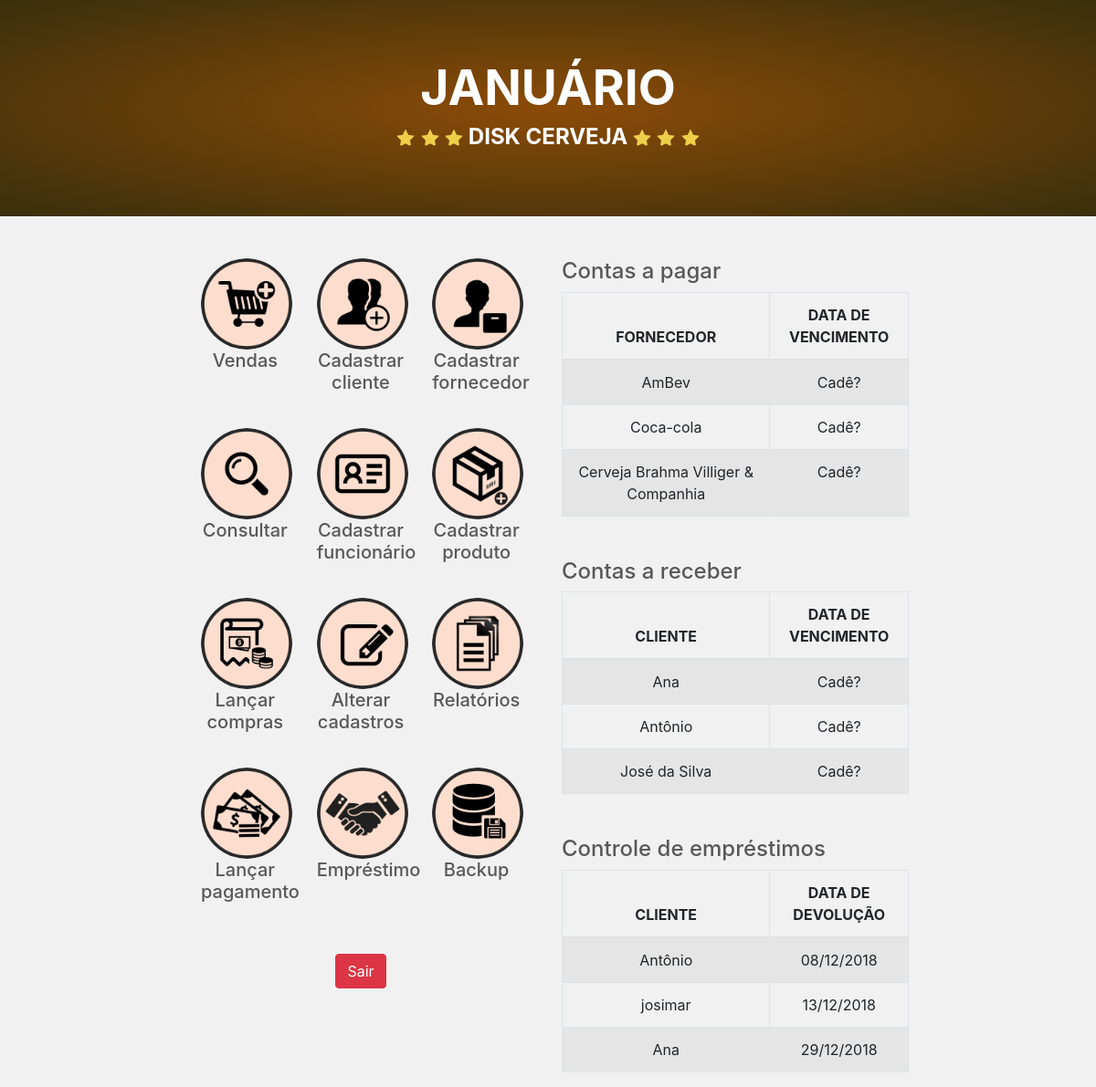
Page /warehouse/paginas/principal.php (signed in) on the committed database.
### tables this page shows
CREATE TABLE `fornecedor` (
  `cnpj` varchar(17) NOT NULL,
  `id_endereco` int(11) NOT NULL,
  `telefone` varchar(30) NOT NULL,
  `nome` varchar(200) NOT NULL,
  `telefone_representante` varchar(30) NOT NULL,
  `nome_representante` varchar(200) NOT NULL
);

CREATE TABLE `cliente` (
  `id_cliente` int(11) NOT NULL,
  `id_referencia_comercial` int(11) NOT NULL,
  `limite_de_credito` decimal(10,2) NOT NULL,
  `id_pessoa` int(11) NOT NULL,
  `id_endereco` int(11) NOT NULL,
  `divida` decimal(10,2) NOT NULL
);

CREATE TABLE `pessoa` (
  `id_pessoa` int(11) NOT NULL,
  `id_endereco` int(11) NOT NULL,
  `cpf` varchar(11) NOT NULL,
  `rg` varchar(17) NOT NULL,
  `nome` varchar(200) NOT NULL,
  `data_de_nascimento` date NOT NULL,
  `telefone` varchar(30) NOT NULL
);

CREATE TABLE `emprestimo` (
  `id_emprestimo` int(11) NOT NULL,
  `id_endereco` int(11) NOT NULL,
  `vasilhame` tinyint(1) NOT NULL,
  `devolucao` tinyint(1) NOT NULL,
  `data_devolucao` date DEFAULT NULL,
  `data_a_devolver` date DEFAULT NULL,
  `id_cliente` int(11) NOT NULL
);

### warehouse/paginas/principal.php (the view, shortened to what this page needs)
<!doctype html>
<html lang="pt-br">
<head>
	<link rel="stylesheet" type="text/css" href="../css/bootstrap.min.css">
	<link rel="stylesheet" type="text/css" href="../css/estilo.css" >
</head>
<body>
	<nav class="site-header">
		<div class = "jumbotron text-center removerMargem">
			<h1 class="text-titulo"><strong>JANUÁRIO</strong></h1>
			<h4><img class="rounded-circle" src="../svg/star.svg" alt="Generic placeholder image" width="20" height="20"> <img class="rounded-circle" src="../svg/star.svg" alt="Generic placeholder image" width="20" height="20"> <img class="rounded-circle" src="../svg/star.svg" alt="Generic placeholder image" width="20" height="20"><strong> DISK CERVEJA </strong><img class="rounded-circle" src="../svg/star.svg" alt="Generic placeholder image" width="20" height="20"> <img class="rounded-circle" src="../svg/star.svg" alt="Generic placeholder image" width="20" height="20"> <img class="rounded-circle" src="../svg/star.svg" alt="Generic placeholder image" width="20" height="20"></h4>
		</div>
	</nav>
	<div class="row">
		<div class="col-md-2"></div>
		<div class="col-md-4 mt-3">
			<center>
				<div class="container marketing">
					<div class="row">
						<div class="col-lg-4 espacamento">
							<a class="text-opcoes" href="venda.php"><img class="rounded-circle" src="../imagens/venda.png" alt="Generic placeholder image" width="100" height="100"><h5>Vendas</h5></a>
						</div>
						<div class="col-lg-4 espacamento">
							<a class="text-opcoes" href="cadcliente.php"><img class="rounded-circle" src="../imagens/cliente.png" alt="Generic placeholder image" width="100" height="100"><h5>Cadastrar<br>cliente</h5></a>
						</div>
						<div class="col-lg-4 espacamento">
							<a class="text-opcoes" href="cadfornecedor.php"><img class="rounded-circle" src="../imagens/fornecedor.png" alt="Generic placeholder image" width="100" height="100"><h5>Cadastrar<br>fornecedor</h5></a>
						</div>
						<div class="col-lg-4 espacamento">
							<a class="text-opcoes" href="consultar.php"><img class="rounded-circle" src="../imagens/consultar.png" alt="Generic placeholder image" width="100" height="100"><h5>Consultar</h5></a>
						</div>
						<div class="col-lg-4 espacamento">
							<a class="text-opcoes" href="cadfuncionario.php"><img class="rounded-circle" src="../imagens/funcionario.png" alt="Generic placeholder image" width="100" height="100"><h5>Cadastrar<br>funcionário</h5></a>
						</div>
						<div class="col-lg-4 espacamento">
							<a class="text-opcoes" href="cadproduto.php"><img class="rounded-circle" src="../imagens/produto.png" alt="Generic placeholder image" width="100" height="100"><h5>Cadastrar<br>produto</h5></a>
						</div>
						<div class="col-lg-4 espacamento">
							<a class="text-opcoes" href="contas.php"><img class="rounded-circle" src="../imagens/contas.png" alt="Generic placeholder image" width="100" height="100"><h5>Lançar<br>compras</h5></a>
						</div>
						<div class="col-lg-4 espacamento">
							<a class="text-opcoes" href="pesquisar_editar.php"><img class="rounded-circle" src="../imagens/alterar.png" alt="Generic placeholder image" width="100" height="100"><h5>Alterar<br>cadastros</h5></a>
						</div>
						<div class="col-lg-4 espacamento">
							<a class="text-opcoes" href="relatorios.php"><img class="rounded-circle" src="../imagens/relatorios.png" alt="Generic placeholder image" width="100" height="100"><h5>Relatórios</h5></a>
						</div>
						<div class="col-lg-4 text-center espacamento">
							<a class="text-opcoes" href="lancarpagamento.php"><img class="rounded-circle" src="../imagens/lancar_pagamento.png" alt="Generic placeholder image" width="100" height="100"><h5>Lançar<br>pagamento</h5></a>
						</div>
						<div class="col-lg-4 text-center espacamento">
							<a class="text-opcoes" href="emprestimo.php"><img class="rounded-circle" src="../imagens/emprestimo.png" alt="Generic placeholder image" width="100" height="100"><h5>Empréstimo</h5></a>
						</div>
						<div class="col-lg-4 text-center espacamento">
							<a class="text-opcoes" href="backup.php"><img class="rounded-circle" src="../imagens/backup.png" alt="Generic placeholder image" width="100" height="100"><h5>Backup</h5></a>
						</div>
					</div>
				</div>
				<div class="col-md-5 mt-5" align="center">
					<a id="btnCancelar" class="btn btn-danger" href="../crud/sair.php" role="button">Sair</a>
				</div>
			</center>
		</div>
		<div class="col-md-4 mt-3">
			<center>
				<div class="container marketing">
					<div class="row">
						<?php
						require_once '../crud/bd.php';
						$sql = "SELECT * FROM fornecedor LIMIT 3";
						if ($resultado = $conexao->query($sql)){
							if ($resultado->num_rows > 0){
								echo "<h4 class='subTitulo'>Contas a pagar</h4>";
								echo "<table class='table table-bordered table-striped text-center tabelaOcultar'>";
								echo "<thead><tr>";
								echo "<th class='text-center' style='width:60%;'>FORNECEDOR</th>";
								echo "<th class='text-center' style='width:40%;'>DATA DE VENCIMENTO</th>";
								echo "</tr></thead>";
								echo "<tbody";
								while ($linha = $resultado->fetch_array()) {
									echo "<tr>";
									echo "<td>" .$linha['nome']. "</td>";
									echo "<td>" ."Cadê?". "</td>";
								}
								echo "</table>";
							}
						}else{
							echo "Erro ao executar o comando SQL.";
						}
						?>
					</div>
					<div class="row">
						<?php
						$sql = "SELECT * FROM cliente, pessoa where cliente.id_pessoa = pessoa.id_pessoa Order By nome ASC LIMIT 3";
						if ($resultado = $conexao->query($sql)){
							if ($resultado->num_rows > 0){
								echo "<h4 class='subTitulo'>Contas a receber</h4>";
								echo "<table class='table table-bordered table-striped text-center tabelaOcultar'>";
								echo "<thead><tr>";
								echo "<th class='text-center' style='width:60%;'>CLIENTE</th>";
								echo "<th class='text-center' style='width:40%;'>DATA DE VENCIMENTO</th>";
								echo "</tr></thead>";
								echo "<tbody";
								while ($linha = $resultado->fetch_array()) {
									echo "<tr>";
									echo "<td>" .$linha['nome']. "</td>";
									echo "<td>" ."Cadê?". "</td>";
								}
								echo "</table>";
							}
						}else{
							echo "Erro ao executar o comando SQL.";
						}
						?>
					</div>
					<div class="row">
						<?php
						$sql = "SELECT * FROM emprestimo as e, cliente as c, pessoa as p WHERE e.id_cliente = c.id_cliente AND c.id_pessoa = p.id_pessoa Order By data_devolucao ASC LIMIT 3";
						if ($resultado = $conexao->query($sql)){
							if ($resultado->num_rows > 0){
								echo "<h4 class='subTitulo'>Controle de empréstimos</h4>";
								echo "<table class='table table-bordered table-striped text-center tabelaOcultar'>";
								echo "<thead><tr>";
								echo "<th class='text-center' style='width:60%;'>CLIENTE</th>";
								echo "<th class='text-center' style='width:40%;'>DATA DE DEVOLUÇÃO</th>";
								echo "</tr></thead>";
								echo "<tbody";
								while ($linha = $resultado->fetch_array()) {
									echo "<tr>";
									echo "<td>" .$linha['nome']. "</td>";
									echo "<td>" .date("d/m/Y", strtotime($linha['data_devolucao'])).  "</td>";
								}
								echo "</table>";
							}
						}else{
							echo "Erro ao executar o comando SQL.";
						}
						?>
					</div>
				</div>
			</center>
		</div>
	</div>
</body>
</html>

### warehouse/css/estilo.css (style rules this page uses)
.text-titulo { font-size: 40pt !important; }
.espacamento { margin-top: 30px !important; }
.removerMargem { position: relative !important; margin: 0 !important; }
.text-opcoes { color: #585858 !important; }
.jumbotron { border-radius: 0; color: white; background-image:-moz-radial-gradient(center,ellipse cover,#8A4B08 1%,#3A2F0B 100%); background-image:-webkit-radial-gradient(center,ellipse cover,#8A4B08 1%,#3A2F0B 100%); background-image:-o-radial-gradient(center,ellipse cover,#8A4B08 1%,#3A2F0B 100%); background-image:-ms-radial-gradient(center,ellipse cover,#8A4B08 1%,#3A2F0B 100%); background-image:radial-gradient(ellipse at center,#8A4B08 1%,#3A2F0B 100%); }
body { background-color: #f1f1f1 !important; }
.subTitulo { color: #585858 !important; margin-top: 30px; text-align: center; }

### rows in the picture
fornecedor: nome "AmBev"
fornecedor: nome "Coca-cola"
fornecedor: nome "Cerveja Brahma Villiger & Companhia"
cliente: id_pessoa.nome "Ana"
cliente: id_pessoa.nome "Antônio"
cliente: id_pessoa.nome "José da Silva"
emprestimo: pessoa.nome "Antônio", data_devolucao "08/12/2018"
emprestimo: pessoa.nome "josimar", data_devolucao "13/12/2018"
emprestimo: pessoa.nome "Ana", data_devolucao "29/12/2018"
